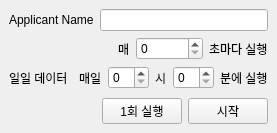
<?xml version="1.0" encoding="UTF-8"?>
<ui version="4.0">
 <class>MainWindow</class>
 <widget class="QMainWindow" name="MainWindow">
  <property name="geometry">
   <rect>
    <x>0</x>
    <y>0</y>
    <width>277</width>
    <height>133</height>
   </rect>
  </property>
  <property name="windowTitle">
   <string>FDA-510(k)</string>
  </property>
  <widget class="QWidget" name="centralwidget">
   <layout class="QVBoxLayout" name="verticalLayout_2">
    <item>
     <layout class="QHBoxLayout" name="horizontalLayout">
      <item>
       <widget class="QLabel" name="label">
        <property name="text">
         <string>Applicant Name</string>
        </property>
       </widget>
      </item>
      <item>
       <widget class="QLineEdit" name="lineEdit"/>
      </item>
     </layout>
    </item>
    <item>
     <layout class="QHBoxLayout" name="horizontalLayout_2">
      <item>
       <spacer name="horizontalSpacer_2">
        <property name="orientation">
         <enum>Qt::Horizontal</enum>
        </property>
        <property name="sizeHint" stdset="0">
         <size>
          <width>40</width>
          <height>20</height>
         </size>
        </property>
       </spacer>
      </item>
      <item>
       <widget class="QLabel" name="label_2">
        <property name="text">
         <string>매</string>
        </property>
       </widget>
      </item>
      <item>
       <widget class="QSpinBox" name="spinBox">
        <property name="maximum">
         <number>2147483647</number>
        </property>
       </widget>
      </item>
      <item>
       <widget class="QLabel" name="label_3">
        <property name="text">
         <string>초마다 실행</string>
        </property>
       </widget>
      </item>
     </layout>
    </item>
    <item>
     <layout class="QHBoxLayout" name="horizontalLayout_3">
      <item>
       <widget class="QLabel" name="label_4">
        <property name="text">
         <string>일일 데이터</string>
        </property>
       </widget>
      </item>
      <item>
       <spacer name="horizontalSpacer_3">
        <property name="orientation">
         <enum>Qt::Horizontal</enum>
        </property>
        <property name="sizeHint" stdset="0">
         <size>
          <width>40</width>
          <height>20</height>
         </size>
        </property>
       </spacer>
      </item>
      <item>
       <widget class="QLabel" name="label_7">
        <property name="text">
         <string>매일</string>
        </property>
       </widget>
      </item>
      <item>
       <widget class="QSpinBox" name="spinBox_2">
        <property name="maximum">
         <number>23</number>
        </property>
       </widget>
      </item>
      <item>
       <widget class="QLabel" name="label_5">
        <property name="text">
         <string>시</string>
        </property>
       </widget>
      </item>
      <item>
       <widget class="QSpinBox" name="spinBox_3">
        <property name="maximum">
         <number>59</number>
        </property>
       </widget>
      </item>
      <item>
       <widget class="QLabel" name="label_6">
        <property name="text">
         <string>분에 실행</string>
        </property>
       </widget>
      </item>
     </layout>
    </item>
    <item>
     <spacer name="verticalSpacer">
      <property name="orientation">
       <enum>Qt::Vertical</enum>
      </property>
      <property name="sizeHint" stdset="0">
       <size>
        <width>20</width>
        <height>40</height>
       </size>
      </property>
     </spacer>
    </item>
    <item>
     <layout class="QHBoxLayout" name="horizontalLayout_4">
      <item>
       <spacer name="horizontalSpacer">
        <property name="orientation">
         <enum>Qt::Horizontal</enum>
        </property>
        <property name="sizeHint" stdset="0">
         <size>
          <width>40</width>
          <height>20</height>
         </size>
        </property>
       </spacer>
      </item>
      <item>
       <widget class="QPushButton" name="pushButton">
        <property name="text">
         <string>1회 실행</string>
        </property>
       </widget>
      </item>
      <item>
       <widget class="QPushButton" name="pushButton_2">
        <property name="text">
         <string>시작</string>
        </property>
       </widget>
      </item>
     </layout>
    </item>
   </layout>
  </widget>
 </widget>
 <resources/>
 <connections/>
</ui>
